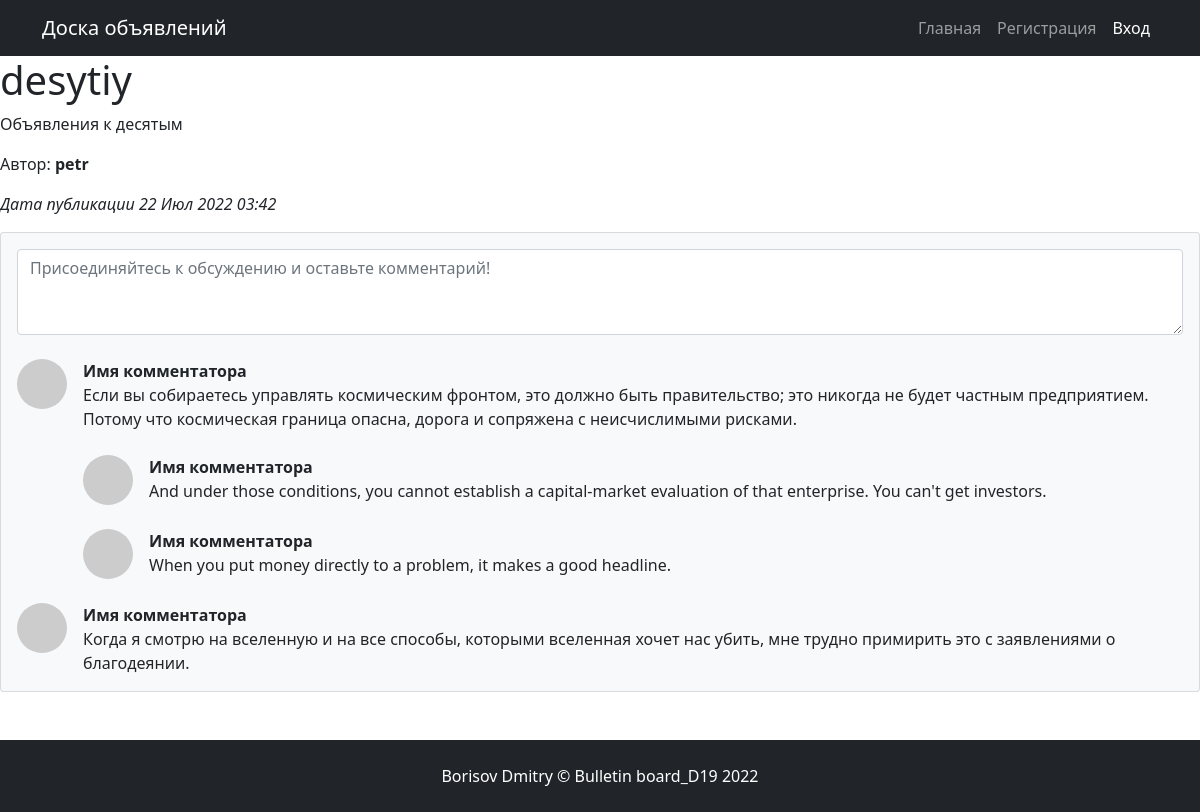
Screenshot of /board/10 with the database file from the repository.
### board/models.py (models this page shows, shortened)
class Ad(models.Model):
    author = models.ForeignKey(Author, on_delete=models.CASCADE, related_name='ads', verbose_name='Пользователь')
    article = models.CharField(max_length=255, verbose_name='Заголовок')
    create_time = models.DateTimeField(auto_now_add=True)
    categories = models.ManyToManyField(Category, through='AdsCategory', verbose_name='Категория')
    text_ad = models.TextField(null=False, verbose_name='Текст объявления')
    class Meta:
        verbose_name = 'Объявление'
        verbose_name_plural = 'Объявления'

class Author(models.Model):
    user = models.OneToOneField(User, on_delete=models.CASCADE)
    class Meta:
        verbose_name = 'Автор'
        verbose_name_plural = 'Авторы'

### board/views.py (the view)
# urls.py: path('<int:pk>', AdDetail.as_view(), name='ad'),
class AdDetail(DetailView):
    model = Ad
    template_name = 'board/ad.html'
    context_object_name = 'ad'

### templates/board/ad.html (shortened to what this page needs)
{% extends 'flatpages/default.html' %}
{% block content %}
    <h1>{{ad.article|truncatewords:2}}</h1>
    <p>{{ ad.text_ad}}</p>
    <p>Автор: <b>{{ ad.author.user.username }}</b></p>
    <p><i>Дата публикации {{ ad.create_time|date:"d M Y H:i" }}</i></p>
{% endblock content %}

### rows the page displays
Ad: article "desytiy", text_ad "Объявления к десятым", author.user.username "petr", create_time "22 Июл 2022 03:42"
